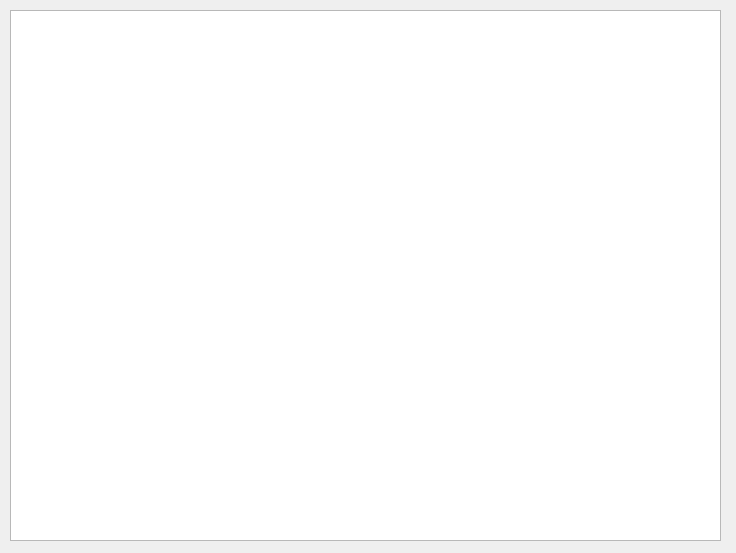
<?xml version="1.0" encoding="UTF-8"?>
<ui version="4.0">
 <class>Form_show_log_ui</class>
 <widget class="QWidget" name="Form_show_log_ui">
  <property name="geometry">
   <rect>
    <x>0</x>
    <y>0</y>
    <width>736</width>
    <height>553</height>
   </rect>
  </property>
  <property name="windowTitle">
   <string>日志界面</string>
  </property>
  <widget class="QTextEdit" name="textEdit_log">
   <property name="geometry">
    <rect>
     <x>10</x>
     <y>10</y>
     <width>711</width>
     <height>531</height>
    </rect>
   </property>
  </widget>
 </widget>
 <resources/>
 <connections/>
</ui>
